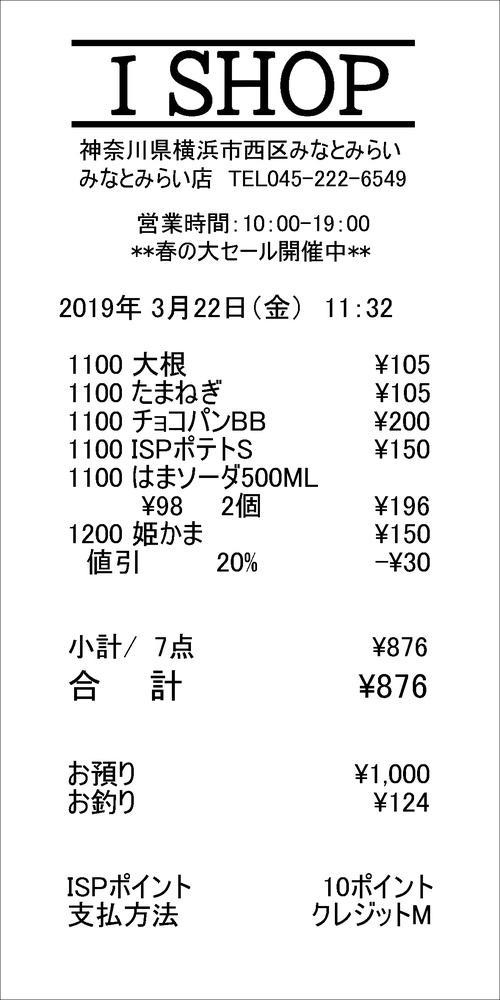
#> input picture receipt.jpg, 500 x 1000 px, shrunk from 1181 x 2362 before the run
$ python mode.py
#> lines starting #> are read from the running program, lines starting #| are printed output that depends on the picture; after the words box and inside, x2 and y2 are one past the last pixel; in counts of white or black regions, pixels touching at a corner belong together
import os
import cv2

filename = 'receipt.jpg'
input_file = None
input_file_gray = None
input_file_blur = None
input_file_thresh = None
dirname = 'images'

def read_image():
    global filename, input_file
    # 画像を読み込む
    input_file = cv2.imread(filename)
#> input_file is the input picture: shape (1000, 500, 3); min 0, max 255, mean 235.7

def convert_to_gray():
    global input_file, input_file_gray
    input_file_gray = cv2.cvtColor(input_file, cv2.COLOR_BGR2GRAY)

def blur_image():
    global input_file_gray, input_file_blur
    input_file_blur = cv2.GaussianBlur(input_file_gray, (15, 15), 2)
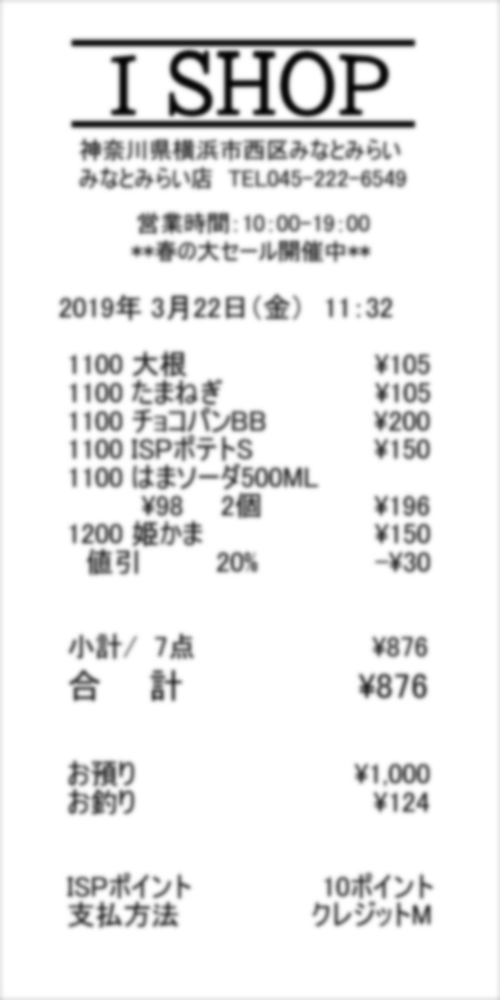
#> input_file_blur: shape (1000, 500); min 3, max 255, mean 235.9

def thresh():
    global input_file_blur, input_file_thresh
    # ret2, img_otsu = cv2.threshold(input_file_blur, 0, 255, cv2.THRESH_OTSU)
    input_file_thresh = cv2.adaptiveThreshold(input_file_blur, 255, 1, 1, 11, 2)
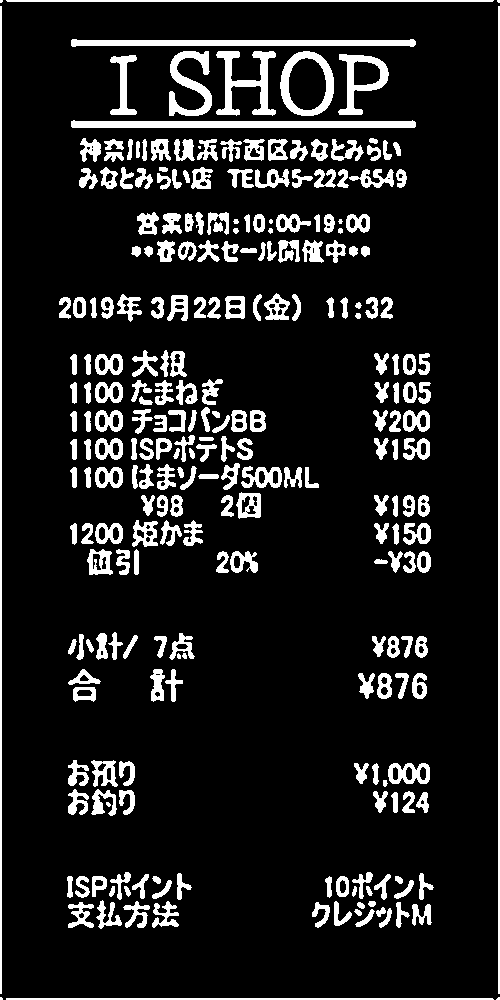
#> input_file_thresh: shape (1000, 500); 12.1% white; 265 white regions (9 under 20 px)
    cv2.imwrite('img_gauss.jpg', input_file_thresh)

def extract_contour():
    global input_file_thresh, input_file, dirname
    # 輪郭を抽出
    # contours = cv2.findContours(input_file_thresh, cv2.RETR_LIST, cv2.CHAIN_APPROX_SIMPLE)[0]
    contours = cv2.findContours(input_file_thresh, cv2.RETR_LIST, cv2.CHAIN_APPROX_SIMPLE)[0]
#> contours = 390 contours, 43 with area under 20; largest, box (x1, y1, x2, y2) and area: (280, 51, 334, 116) 2740, (71, 120, 416, 128) 2066, (71, 39, 416, 47) 1736, (288, 57, 327, 111) 1610, (338, 54, 389, 115) 1540
    # cnts, hierarchy = cv2.findContours(img_dilation, cv2.RETR_EXTERNAL, cv2.CHAIN_APPROX_SIMPLE)
    # インデックス
    index = 0
    # フォルダが存在しない場合
    if not os.path.exists(dirname):
        os.mkdir(dirname)
    for cnt in contours:
        x, y, w, h = cv2.boundingRect(cnt)
        if not 5 < w < 1000:
            continue
        if not 5 < h < 1000:
            continue
        red = (0, 0, 255)
        # 赤色の枠を追加
        cv2.rectangle(input_file, (x, y), (x+w, y+h), red, 2)
        # 右上の座標
        x2 = x+w
        # 左下の座標
        y2 = y+h
        # 画像を切り出す
        cut_img = input_file[y:y2,x:x2]
        # 切り出した画像の名前を取得
        cut_img_name = 'cut' + str(index) + '.jpg'
        # 画像を保存
        # cv2.imwrite(os.path.join(dirname, cut_img_name), cut_img)
        index += 1
#> this loop made 390 passes
#> (x, y, w, h, x2, y2, cut_img_name) on passes 4 to 6: (78, 912, 7, 7, 85, 919, 'cut0.jpg'), (355, 909, 20, 18, 375, 927, 'cut1.jpg'), (354, 909, 8, 7, 362, 916, 'cut2.jpg')
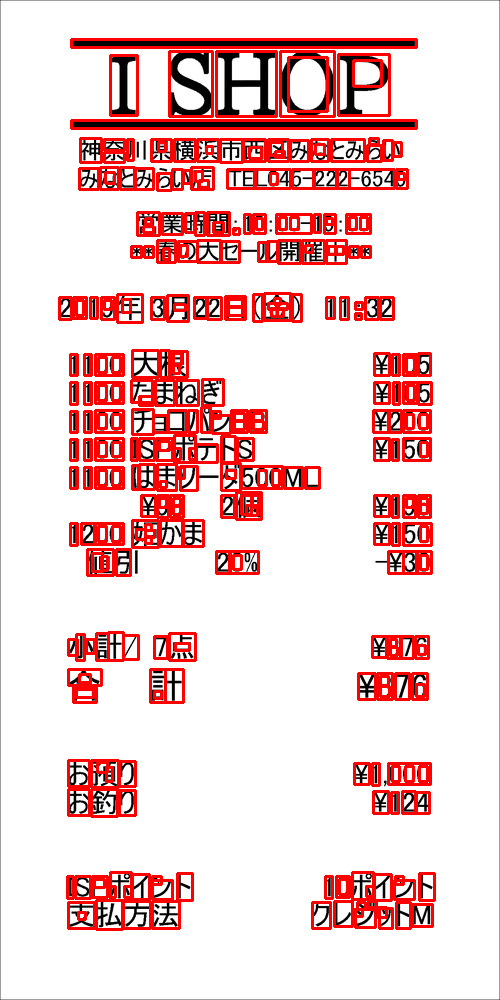
#> input_file: shape (1000, 500, 3); 12.9% of pixels changed, all inside (x1, y1, x2, y2) = (58, 38, 436, 931)
#> after the loop, index = 339
    # 画像を保存
    cv2.imwrite('result.jpg', input_file)

# 画像を読み込む
read_image()
# グレースケールに変換
convert_to_gray()
# 画像をぼかす
blur_image()
# 二値化
thresh()
# 輪郭を抽出
extract_contour()
